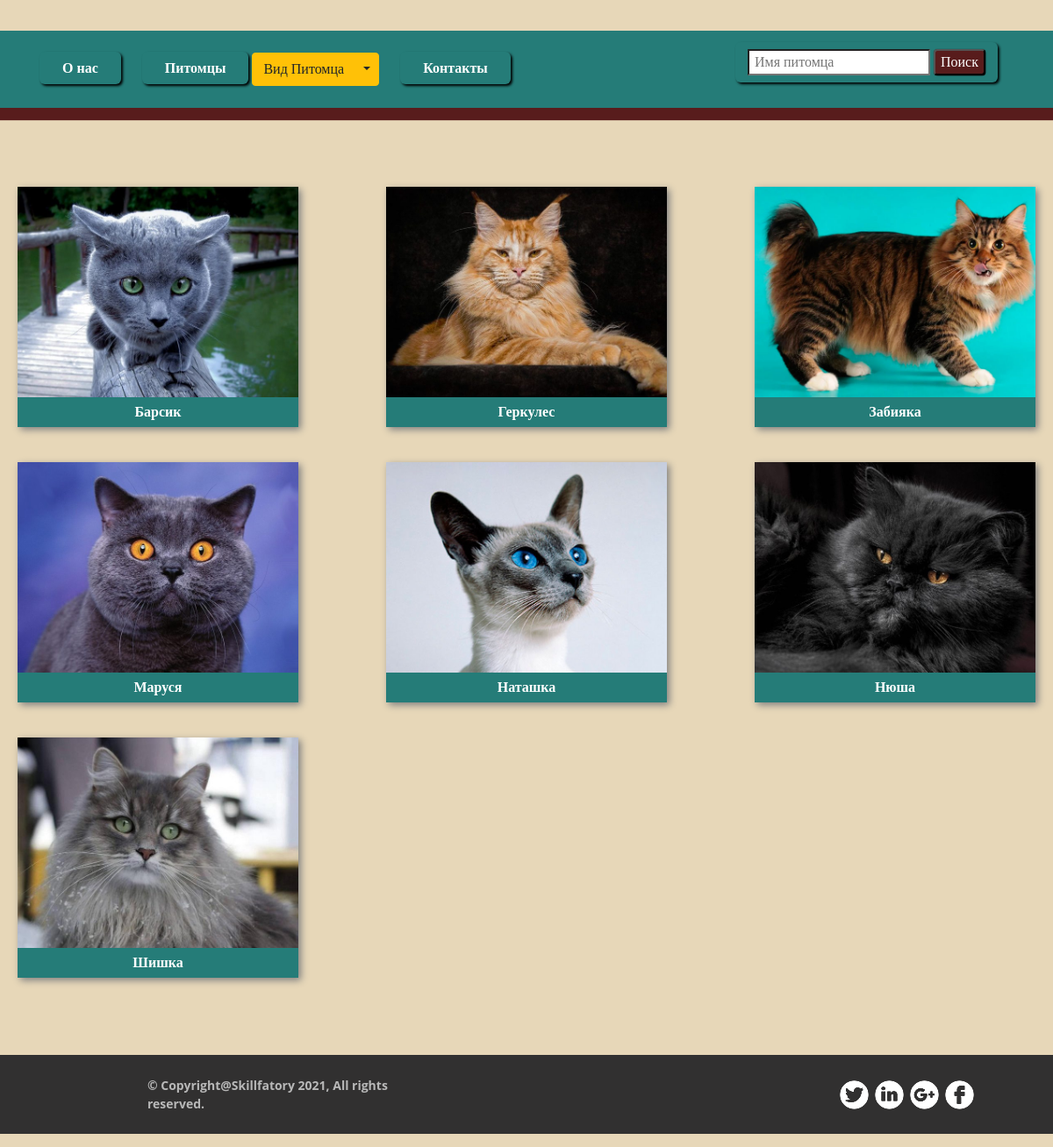
/pets/?filter=Кот, run on the app's committed database.
### pets/models.py (models this page shows, shortened)
class Pet(models.Model):
    id = models.UUIDField(primary_key=True, default=uuid.uuid4, verbose_name="Регистрационный номер")
    name = models.CharField(max_length=50, verbose_name='Кличка')
    age = models.SmallIntegerField(null=True, verbose_name='Возраст')
    type_of_animal = models.CharField(max_length=12, null=True, choices=Type.TYPE_ANIMALS, verbose_name='Вид животного')
    breed = models.ForeignKey(Breed, on_delete=models.SET_NULL, null=True, verbose_name='Порода')
    color = models.CharField(max_length=12, null=True, choices=Color.COLORS, verbose_name='Окрас')
    data = models.DateField(auto_now_add=True, null=True, verbose_name='Дата поступления')
    description = models.TextField(null=True, verbose_name='Описание')
    foto = models.ImageField(upload_to='foto_pet', blank=True, verbose_name='Фото')
    class Meta:
        verbose_name_plural = 'Питомцы'
        verbose_name = 'питомец'
        ordering = [ 'name' ]

### pets/views.py (the view)
# urls.py: path('pets/', PetListView.as_view(), name='pets'),
class PetListView(ListView):
    model = Pet
    template_name = 'pets/pet_list.html'
    def get_queryset(self):
        qs = super().get_queryset()
        get_params = self.request.GET.dict()
        if get_params.get('q'):
            qs = qs.filter(name__icontains=get_params.get('q'))
        if get_params.get('filter'):
            qs = qs.filter(type_of_animal=get_params.get('filter'))
        if get_params.get('all'):
            qs = qs.all
        return qs

### pets/templates/pets/pet_list.html
{% extends "layout/basic.html" %}
    {% block content %}
        {% for pet in object_list %}
            <a class="pet" href="{{pet.pk}}">
                <img class="foto" src="{{ pet.foto.url }}" alt="">
                <p class="name">{{ pet.name }}</p>
            </a>
        {% endfor %}
    {% endblock %}

### pets/static/CSS/style.css (style rules this page uses)
.pet { display: flex; max-width: 320px; flex-direction: column; align-items: center; margin: 20px 20px; background-color: rgb(37, 124, 120); box-shadow: 3px 3px 8px gray; }
.foto { width: 320px; height: 240px; }
.name { margin: 5px; color: white; }

### data on the page
Pet: foto (picture), name "Барсик"
Pet: foto (picture), name "Геркулес"
Pet: foto (picture), name "Забияка"
Pet: foto (picture), name "Маруся"
Pet: foto (picture), name "Наташка"
Pet: foto (picture), name "Нюша"
Pet: foto (picture), name "Шишка"
